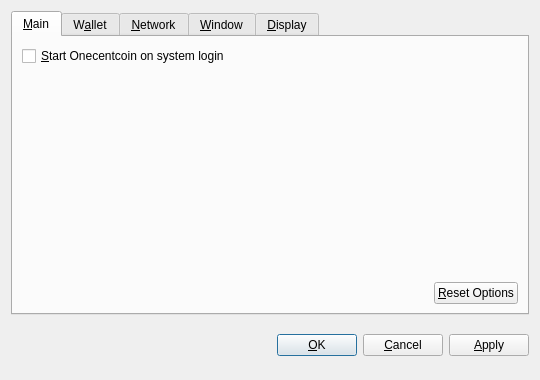
<?xml version="1.0" encoding="UTF-8"?>
<ui version="4.0">
 <class>OptionsDialog</class>
 <widget class="QDialog" name="OptionsDialog">
  <property name="geometry">
   <rect>
    <x>0</x>
    <y>0</y>
    <width>540</width>
    <height>380</height>
   </rect>
  </property>
  <property name="windowTitle">
   <string>Options</string>
  </property>
  <property name="modal">
   <bool>true</bool>
  </property>
  <layout class="QVBoxLayout" name="verticalLayout">
   <item>
    <widget class="QTabWidget" name="tabWidget">
     <property name="tabPosition">
      <enum>QTabWidget::North</enum>
     </property>
     <property name="currentIndex">
      <number>0</number>
     </property>
     <widget class="QWidget" name="tabMain">
      <attribute name="title">
       <string>&amp;Main</string>
      </attribute>
      <layout class="QVBoxLayout" name="verticalLayout_Main">
       <item>
        <widget class="QCheckBox" name="bitcoinAtStartup">
         <property name="toolTip">
          <string>Automatically start Onecentcoin after logging in to the system.</string>
         </property>
         <property name="text">
          <string>&amp;Start Onecentcoin on system login</string>
         </property>
        </widget>
       </item>
       <item>
        <spacer name="verticalSpacer_Main">
         <property name="orientation">
          <enum>Qt::Vertical</enum>
         </property>
         <property name="sizeHint" stdset="0">
          <size>
           <width>20</width>
           <height>40</height>
          </size>
         </property>
        </spacer>
       </item>
       <item>
        <layout class="QHBoxLayout" name="horizontalLayout_2_Main">
         <item>
          <spacer name="horizontalSpacer_2_Main">
           <property name="orientation">
            <enum>Qt::Horizontal</enum>
           </property>
           <property name="sizeHint" stdset="0">
            <size>
             <width>40</width>
             <height>20</height>
            </size>
           </property>
          </spacer>
         </item>
         <item>
          <widget class="QPushButton" name="resetButton">
           <property name="toolTip">
            <string>Reset all client options to default.</string>
           </property>
           <property name="text">
            <string>&amp;Reset Options</string>
           </property>
           <property name="autoDefault">
            <bool>false</bool>
           </property>
          </widget>
         </item>
        </layout>
       </item>
      </layout>
     </widget>
     <widget class="QWidget" name="tabWallet">
      <attribute name="title">
       <string>W&amp;allet</string>
      </attribute>
      <layout class="QVBoxLayout" name="verticalLayout_Network">
       <item>
        <widget class="QLabel" name="transactionFeeInfoLabel">
         <property name="text">
          <string>Optional transaction fee per kB that helps make sure your transactions are processed quickly. Most transactions are 1 kB.</string>
         </property>
         <property name="textFormat">
          <enum>Qt::PlainText</enum>
         </property>
         <property name="wordWrap">
          <bool>true</bool>
         </property>
        </widget>
       </item>
       <item>
        <layout class="QHBoxLayout" name="horizontalLayout_1_Main">
         <item>
          <widget class="QLabel" name="transactionFeeLabel">
           <property name="text">
            <string>Pay transaction &amp;fee</string>
           </property>
           <property name="textFormat">
            <enum>Qt::PlainText</enum>
           </property>
           <property name="buddy">
            <cstring>transactionFee</cstring>
           </property>
          </widget>
         </item>
         <item>
          <widget class="BitcoinAmountField" name="transactionFee"/>
         </item>
         <item>
          <spacer name="horizontalSpacer_1_Main">
           <property name="orientation">
            <enum>Qt::Horizontal</enum>
           </property>
           <property name="sizeHint" stdset="0">
            <size>
             <width>40</width>
             <height>20</height>
            </size>
           </property>
          </spacer>
         </item>
        </layout>
       </item>
       <item>
        <widget class="QLabel" name="label">
         <property name="text">
          <string>If you disable the spending of unconfirmed change, the change from a transaction cannot be used until that transaction has at least one confirmation. This also affects how your balance is computed.</string>
         </property>
         <property name="wordWrap">
          <bool>true</bool>
         </property>
        </widget>
       </item>
       <item>
        <widget class="QCheckBox" name="spendZeroConfChange">
         <property name="text">
          <string>Spend unconfirmed change  (experts only)</string>
         </property>
        </widget>
       </item>
       <item>
        <spacer name="verticalSpacer">
         <property name="orientation">
          <enum>Qt::Vertical</enum>
         </property>
         <property name="sizeHint" stdset="0">
          <size>
           <width>20</width>
           <height>40</height>
          </size>
         </property>
        </spacer>
       </item>
      </layout>
     </widget>
     <widget class="QWidget" name="tabNetwork">
      <attribute name="title">
       <string>&amp;Network</string>
      </attribute>
      <layout class="QVBoxLayout" name="verticalLayout_Network">
       <item>
        <widget class="QCheckBox" name="mapPortUpnp">
         <property name="toolTip">
          <string>Automatically open the Onecentcoin client port on the router. This only works when your router supports UPnP and it is enabled.</string>
         </property>
         <property name="text">
          <string>Map port using &amp;UPnP</string>
         </property>
        </widget>
       </item>
       <item>
        <widget class="QCheckBox" name="connectSocks">
         <property name="toolTip">
          <string>Connect to the Onecentcoin network through a SOCKS proxy (e.g. when connecting through Tor).</string>
         </property>
         <property name="text">
          <string>&amp;Connect through SOCKS proxy:</string>
         </property>
        </widget>
       </item>
       <item>
        <layout class="QHBoxLayout" name="horizontalLayout_Network">
         <item>
          <widget class="QLabel" name="proxyIpLabel">
           <property name="text">
            <string>Proxy &amp;IP:</string>
           </property>
           <property name="textFormat">
            <enum>Qt::PlainText</enum>
           </property>
           <property name="buddy">
            <cstring>proxyIp</cstring>
           </property>
          </widget>
         </item>
         <item>
          <widget class="QValidatedLineEdit" name="proxyIp">
           <property name="maximumSize">
            <size>
             <width>140</width>
             <height>16777215</height>
            </size>
           </property>
           <property name="toolTip">
            <string>IP address of the proxy (e.g. 127.0.0.1)</string>
           </property>
          </widget>
         </item>
         <item>
          <widget class="QLabel" name="proxyPortLabel">
           <property name="text">
            <string>&amp;Port:</string>
           </property>
           <property name="textFormat">
            <enum>Qt::PlainText</enum>
           </property>
           <property name="buddy">
            <cstring>proxyPort</cstring>
           </property>
          </widget>
         </item>
         <item>
          <widget class="QLineEdit" name="proxyPort">
           <property name="maximumSize">
            <size>
             <width>55</width>
             <height>16777215</height>
            </size>
           </property>
           <property name="toolTip">
            <string>Port of the proxy (e.g. 9050)</string>
           </property>
          </widget>
         </item>
         <item>
          <widget class="QLabel" name="socksVersionLabel">
           <property name="text">
            <string>SOCKS &amp;Version:</string>
           </property>
           <property name="textFormat">
            <enum>Qt::PlainText</enum>
           </property>
           <property name="buddy">
            <cstring>socksVersion</cstring>
           </property>
          </widget>
         </item>
         <item>
          <widget class="QValueComboBox" name="socksVersion">
           <property name="toolTip">
            <string>SOCKS version of the proxy (e.g. 5)</string>
           </property>
          </widget>
         </item>
         <item>
          <spacer name="horizontalSpacer_Network">
           <property name="orientation">
            <enum>Qt::Horizontal</enum>
           </property>
           <property name="sizeHint" stdset="0">
            <size>
             <width>40</width>
             <height>20</height>
            </size>
           </property>
          </spacer>
         </item>
        </layout>
       </item>
       <item>
        <spacer name="verticalSpacer_Network">
         <property name="orientation">
          <enum>Qt::Vertical</enum>
         </property>
         <property name="sizeHint" stdset="0">
          <size>
           <width>20</width>
           <height>40</height>
          </size>
         </property>
        </spacer>
       </item>
      </layout>
     </widget>
     <widget class="QWidget" name="tabWindow">
      <attribute name="title">
       <string>&amp;Window</string>
      </attribute>
      <layout class="QVBoxLayout" name="verticalLayout_Window">
       <item>
        <widget class="QCheckBox" name="minimizeToTray">
         <property name="toolTip">
          <string>Show only a tray icon after minimizing the window.</string>
         </property>
         <property name="text">
          <string>&amp;Minimize to the tray instead of the taskbar</string>
         </property>
        </widget>
       </item>
       <item>
        <widget class="QCheckBox" name="minimizeOnClose">
         <property name="toolTip">
          <string>Minimize instead of exit the application when the window is closed. When this option is enabled, the application will be closed only after selecting Quit in the menu.</string>
         </property>
         <property name="text">
          <string>M&amp;inimize on close</string>
         </property>
        </widget>
       </item>
       <item>
        <spacer name="verticalSpacer_Window">
         <property name="orientation">
          <enum>Qt::Vertical</enum>
         </property>
         <property name="sizeHint" stdset="0">
          <size>
           <width>20</width>
           <height>40</height>
          </size>
         </property>
        </spacer>
       </item>
      </layout>
     </widget>
     <widget class="QWidget" name="tabDisplay">
      <attribute name="title">
       <string>&amp;Display</string>
      </attribute>
      <layout class="QVBoxLayout" name="verticalLayout_Display">
       <item>
        <layout class="QHBoxLayout" name="horizontalLayout_1_Display">
         <item>
          <widget class="QLabel" name="langLabel">
           <property name="text">
            <string>User Interface &amp;language:</string>
           </property>
           <property name="textFormat">
            <enum>Qt::PlainText</enum>
           </property>
           <property name="buddy">
            <cstring>lang</cstring>
           </property>
          </widget>
         </item>
         <item>
          <widget class="QValueComboBox" name="lang">
           <property name="toolTip">
            <string>The user interface language can be set here. This setting will take effect after restarting Onecentcoin.</string>
           </property>
          </widget>
         </item>
        </layout>
       </item>
       <item>
        <layout class="QHBoxLayout" name="horizontalLayout_2_Display">
         <item>
          <widget class="QLabel" name="unitLabel">
           <property name="text">
            <string>&amp;Unit to show amounts in:</string>
           </property>
           <property name="textFormat">
            <enum>Qt::PlainText</enum>
           </property>
           <property name="buddy">
            <cstring>unit</cstring>
           </property>
          </widget>
         </item>
         <item>
          <widget class="QValueComboBox" name="unit">
           <property name="toolTip">
            <string>Choose the default subdivision unit to show in the interface and when sending coins.</string>
           </property>
          </widget>
         </item>
        </layout>
       </item>
       <item>
        <widget class="QCheckBox" name="displayAddresses">
         <property name="toolTip">
          <string>Whether to show Onecentcoin addresses in the transaction list or not.</string>
         </property>
         <property name="text">
          <string>&amp;Display addresses in transaction list</string>
         </property>
        </widget>
       </item>
       <item>
        <widget class="QCheckBox" name="coinControlFeatures">
         <property name="toolTip">
          <string>Whether to show coin control features or not.</string>
         </property>
         <property name="text">
          <string>Display coin &amp;control features (experts only!)</string>
         </property>
        </widget>
       </item>
       <item>
        <spacer name="verticalSpacer_Display">
         <property name="orientation">
          <enum>Qt::Vertical</enum>
         </property>
         <property name="sizeHint" stdset="0">
          <size>
           <width>20</width>
           <height>40</height>
          </size>
         </property>
        </spacer>
       </item>
      </layout>
     </widget>
    </widget>
   </item>
   <item>
    <layout class="QHBoxLayout" name="horizontalLayout_Buttons">
     <item>
      <spacer name="horizontalSpacer_1">
       <property name="orientation">
        <enum>Qt::Horizontal</enum>
       </property>
       <property name="sizeHint" stdset="0">
        <size>
         <width>40</width>
         <height>48</height>
        </size>
       </property>
      </spacer>
     </item>
     <item>
      <widget class="QLabel" name="statusLabel">
       <property name="font">
        <font>
         <weight>75</weight>
         <bold>true</bold>
        </font>
       </property>
       <property name="text">
        <string/>
       </property>
       <property name="textFormat">
        <enum>Qt::PlainText</enum>
       </property>
       <property name="wordWrap">
        <bool>true</bool>
       </property>
      </widget>
     </item>
     <item>
      <spacer name="horizontalSpacer_2">
       <property name="orientation">
        <enum>Qt::Horizontal</enum>
       </property>
       <property name="sizeHint" stdset="0">
        <size>
         <width>40</width>
         <height>48</height>
        </size>
       </property>
      </spacer>
     </item>
     <item>
      <widget class="QPushButton" name="okButton">
       <property name="text">
        <string>&amp;OK</string>
       </property>
      </widget>
     </item>
     <item>
      <widget class="QPushButton" name="cancelButton">
       <property name="text">
        <string>&amp;Cancel</string>
       </property>
       <property name="autoDefault">
        <bool>false</bool>
       </property>
      </widget>
     </item>
     <item>
      <widget class="QPushButton" name="applyButton">
       <property name="text">
        <string>&amp;Apply</string>
       </property>
       <property name="autoDefault">
        <bool>false</bool>
       </property>
      </widget>
     </item>
    </layout>
   </item>
  </layout>
 </widget>
 <customwidgets>
  <customwidget>
   <class>BitcoinAmountField</class>
   <extends>QSpinBox</extends>
   <header>bitcoinamountfield.h</header>
  </customwidget>
  <customwidget>
   <class>QValueComboBox</class>
   <extends>QComboBox</extends>
   <header>qvaluecombobox.h</header>
  </customwidget>
  <customwidget>
   <class>QValidatedLineEdit</class>
   <extends>QLineEdit</extends>
   <header>qvalidatedlineedit.h</header>
  </customwidget>
 </customwidgets>
 <resources/>
 <connections/>
</ui>
